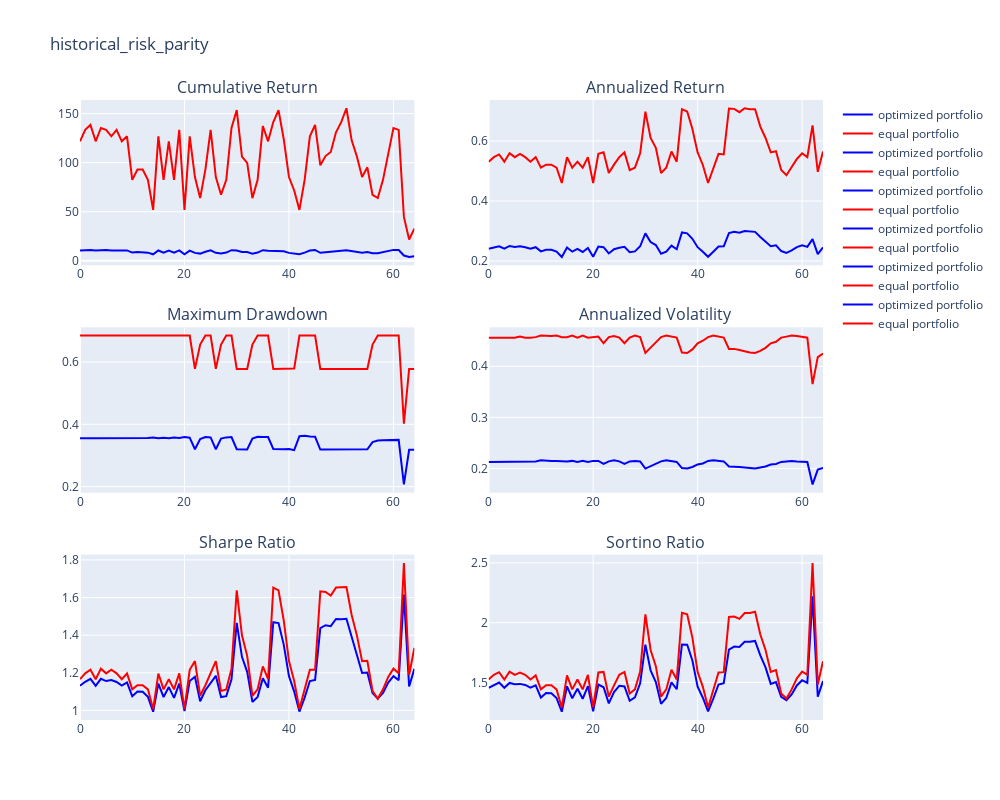

Write notebook code for a chart like this one.
### Code cell
import plotly.graph_objects as go
from plotly.subplots import make_subplots

# Define the titles for the subplots
titles = [
    "Cumulative Return",
    "Annualized Return",
    "Maximum Drawdown",
    "Annualized Volatility",
    "Sharpe Ratio",
    "Sortino Ratio"
]

# Create subplots
fig = make_subplots(rows=3, cols=2, subplot_titles=titles, vertical_spacing=0.1)

# Define the colors for equal and optimized portfolios
equal_color = "red"
optimized_color = "blue"

# Loop through the subplots
k = 0
for i in range(1, 4):
    for j in range(1, 3):
        pf = np.array(final_results["historical_historical_risk_parity"])[:, k, 0]
        eq = np.array(final_results["historical_historical_risk_parity"])[:, k, 1]
        x = np.arange(pf.shape[0])

        # Add traces to the subplot with the specified colors
        fig.add_trace(go.Scatter(x=x, y=pf, name="optimized portfolio", line=dict(color=optimized_color)), row=i, col=j)
        fig.add_trace(go.Scatter(x=x, y=eq, name="equal portfolio", line=dict(color=equal_color)), row=i, col=j)

        k += 1

# Update subplot layout
fig.update_layout(
    title="historical_risk_parity",
    showlegend=True,
    height=800,
    width=1000,
)

# Show the plot
fig.show()
